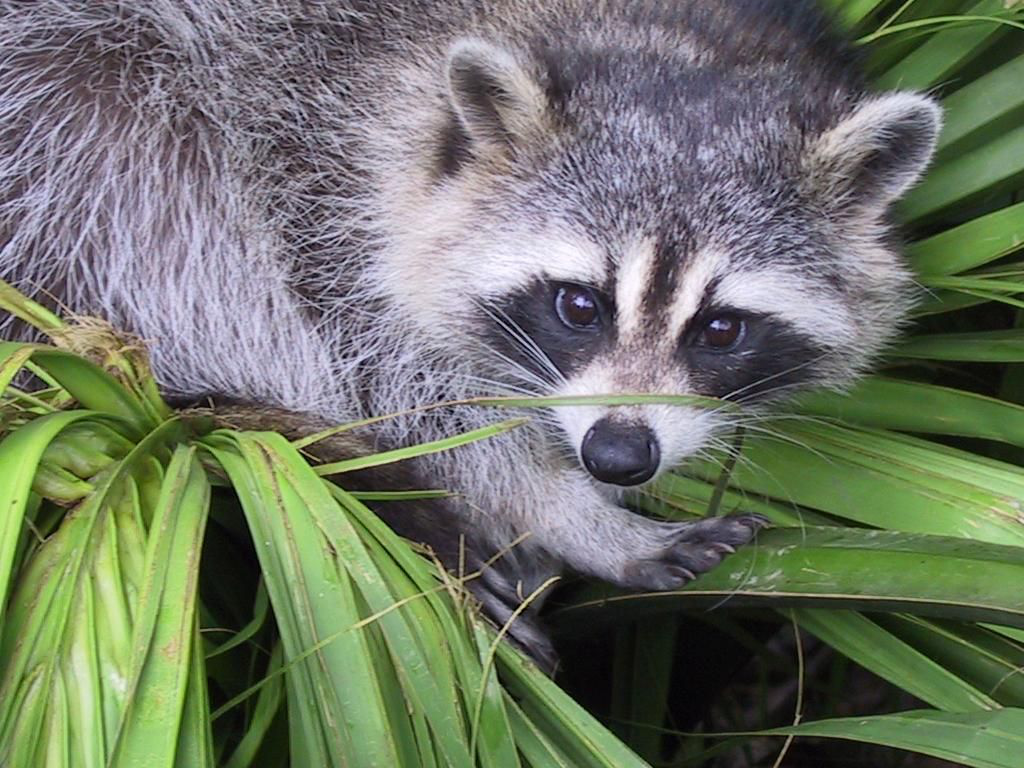
#> input picture face.png, 1024 x 768 px, found by its file name
$ jupyter execute --allow-errors lbg.ipynb
#> lines starting #> are read from the running program, lines starting #| are printed output that depends on the picture
[cell 1]
import numpy as np

[cell 2]
class LBG:
    def __init__(self, n_clusters, epsilon=0.00001):
        self.n_clusters=n_clusters
        self.epsilon=epsilon

    def _get_init_cb(self, data):
        return np.array([np.mean(data, axis=0)])

    def _create_codebook(self, data, e):
        return data * (1.0 + e)

    def _average_distortion(self, data, codebook, idx):
        return np.mean([np.linalg.norm(data - codebook[i], axis=1) ** 2 for i in idx])

    def _split_codebook(self, data, codebook, init_distortion):
        tmp_cbs = np.empty((0, self.n_features))
        for i in range(2):
            tmp_cbs = np.append(tmp_cbs, self._create_codebook(codebook, (-1)**i * self.epsilon), axis=0)

        codebook = np.copy(tmp_cbs)
        distortion = init_distortion
        err = 1.0 + self.epsilon;

        while err > self.epsilon:
            norms = np.array([np.linalg.norm(data - c, axis=1)**2 for c in codebook])
            idx_min = np.argmin(norms, axis=0)
            idx_map = np.zeros((self.N, len(codebook)))
            idx_map[range(len(data)), idx_min] = 1

            s = (np.sum(idx_map, axis=0, dtype=float)+1e-16).reshape(len(codebook), -1)
            codebook = np.dot(idx_map.T, data) / s

            prev_distortion = distortion
            distortion = self._average_distortion(data, codebook, idx_min)
            err = (prev_distortion - distortion) / distortion

        return codebook, idx_min

    def fit(self, data):
        shape = data.shape
        self.N = shape[0]
        self.n_features=shape[1]

        codebook = self._get_init_cb(data)
        distortion = self._average_distortion(data, codebook, np.array([[0]]))

        while len(codebook) < self.n_clusters:
            codebook, labels = self._split_codebook(data, codebook, distortion)

        self.cluster_centers=codebook

        return labels

    def predict(self, data):
        norms = np.array([np.linalg.norm(data - c, axis=1)**2 for c in self.cluster_centers])
        return np.argmin(norms, axis=0)

[cell 3]
from skimage.io import imread, imsave
from sklearn.utils import shuffle
import time

[cell 4]
img_path = 'face.png'
img = imread(img_path)
#> img is the input picture: shape (768, 1024, 3); mean R, G, B 110.7, 117.7, 102.1
n_random=1000
n_clusters = 64

[cell 5]
rows, cols, depth = img.shape
#> rows = 768; cols = 1024; depth = 3
img_vect = img.reshape(rows * cols, depth)
img_train = shuffle(img_vect)[:n_random]
#> img_train = 1000 rows, first 8: [186, 178, 201], [182, 179, 206], [168, 164, 187], [127, 154, 85], [24, 19, 23], [107, 99, 114], [74, 70, 85], [113, 140, 85]

[cell 6]
lbg = LBG(n_clusters=n_clusters)

[cell 7]
start = time.time()
lbg.fit(img_train)
#> in fit, `codebook = self._get_init_cb(data)`: codebook = [[113.7, 120.4, 105.6]]
#> in fit, `distortion = self._average_distortion(data, codebook, np.array([[0]]))`: distortion = 9594.2
#> the loop in fit, `while len(codebook) < self.n_clusters:` made 6 passes
#> codebook on pass 1: [[157.5, 162.6, 150.9], [67.97, 76.17, 58.24]]
#> after the loop in fit, `while len(codebook) < self.n_clusters:`: codebook = 64 rows, first 8: [238.2, 233, 244.2], [127, 160.8, 86.55], [181.1, 216.4, 126.1], [68.52, 92.7, 39.67], [187.4, 179.1, 189], [89.6, 113.8, 68.1], [136.1, 127.8, 140.5], [34.5, 38.8, 29.7]
#> in fit, `self.cluster_centers=codebook`: self.cluster_centers has the same summary as codebook
labels = lbg.predict(img_vect)
labels = labels.reshape(rows, cols)
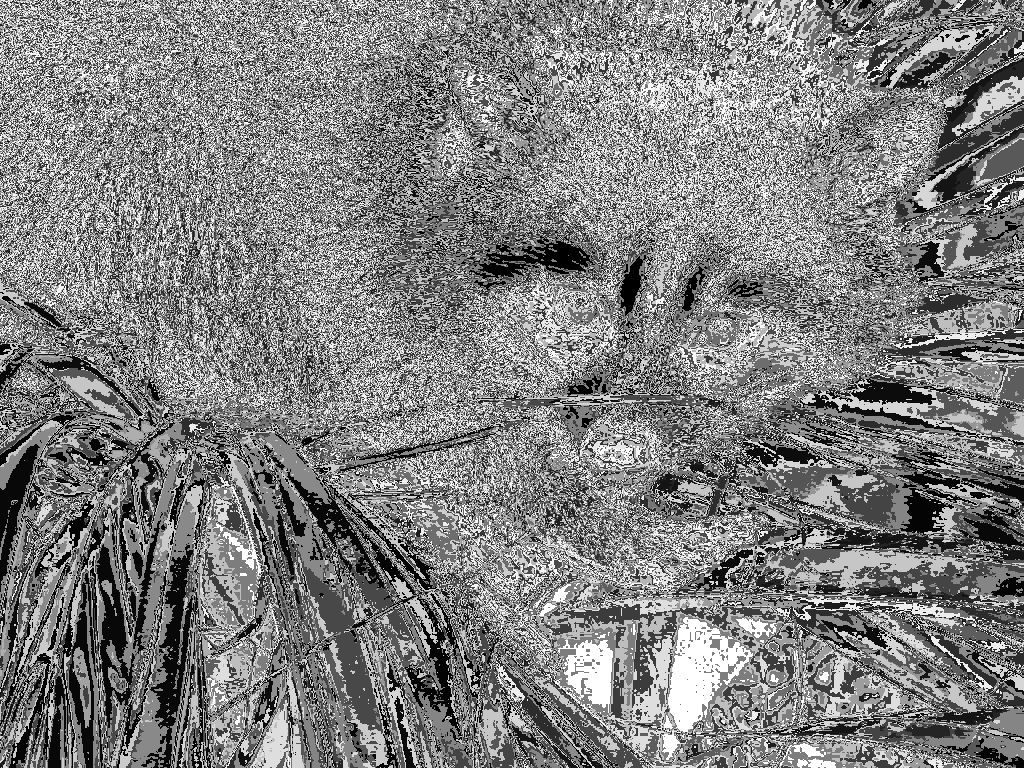
#> labels: shape (768, 1024) int64; min 0, max 63, mean 31.7; drawn with min black and max white
end = time.time()

#> (a cell that did not finish here is left out)

[cell 9]
centers = np.load('cmprs_cntrs.npy')
#> (reads lbg/cmprs_cntrs.npy from the repository)
